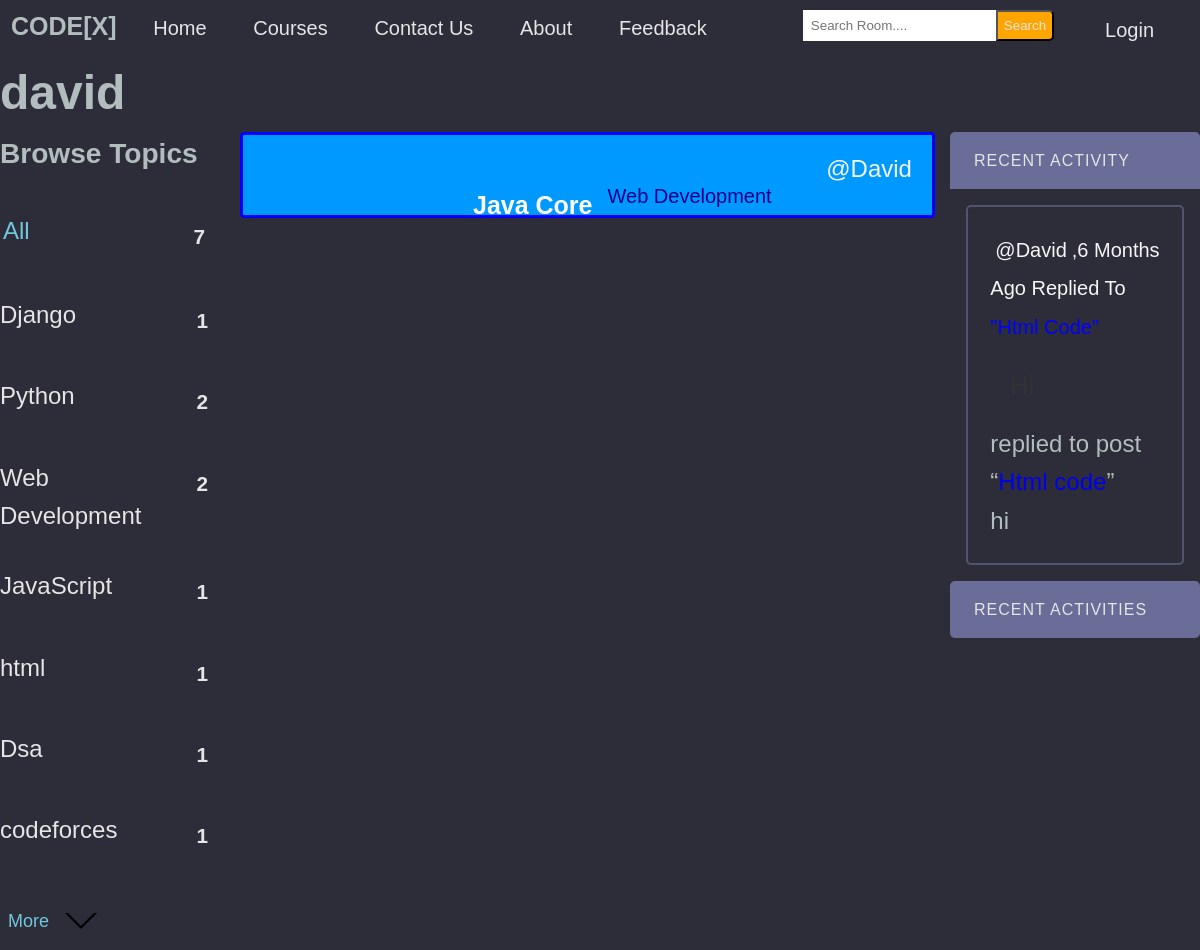
The page /profile/2 on the database its author committed.
### base/models.py (models this page shows, shortened)
class Topic(models.Model):
    name = models.CharField(max_length=200)

class Room(models.Model):
    host =  models.ForeignKey(User, on_delete=models.SET_NULL,null=True)
    topic = models.ForeignKey(Topic, on_delete=models.SET_NULL,null=True)
    name =  models.CharField(max_length= 200)
    description = models.TextField(null= True, blank= True)
    participants= models.ManyToManyField(User, related_name='participants', blank=True)
    updated= models.DateTimeField(auto_now= True)
    created= models.DateTimeField(auto_now_add=True)
    class Meta:
        ordering = ['-updated','-created']
    def __str__(self):
        return self.name

class Message(models.Model):
    user= models.ForeignKey(User, on_delete=models.CASCADE)
    room = models.ForeignKey(Room, on_delete=models.CASCADE)
    body = models.TextField()
    updated= models.DateTimeField(auto_now= True)
    created = models.DateTimeField(auto_now_add=True)
    def __str__(self):
        return self.body[0:50]

### base/views.py (the view)
# urls.py: path('profile/<str:pk>',views.userProfile,name="user-profile"),
def userProfile(request, pk):
    user= User.objects.get(id=pk)
    rooms= user.room_set.all()
    room_message= user.message_set.all()
    topics= Topic.objects.all()
    context= {'user': user, 'rooms': rooms, 'room_message': room_message, 'topics': topics }
    return render(request, 'base/profile.html', context )

### base/templates/base/profile.html (shortened to what this page needs)
{% extends 'main.html' %}
{% block content %}
<h1>{{ user.username }}</h1>
<div class="profile-container">
    <div>
        {% include 'base/topics_component.html' %}
    </div>
    <div>
        {% include 'base/feed_component.html' %}
    </div>
    <div>
        {% include 'base/activity_component.html' %}
    </div>
</div>
{% endblock content %}

### base/templates/base/topics_component.html (shortened to what this page needs)
<div class="topics-container">
    <div class="topics__header">
        <h3> Browse Topics </h3>
    </div>
    <ul class="topics__list">
        <li>
            <a href="{% url 'home' %}" class="active">All<span>{{topics.count}}</span></a>
        </li>
        {% for topic in topics %}
            <li>
                <a href="{% url 'home' %}?q={{topic.name}}">{{topic.name}}<span>{{topic.room_set.all.count}}</span></a>
            </li>
        {% endfor %}
    </ul>
    <a class="btn btn--link" href="{% url 'course' %}">More
        <svg version="1.1" xmlns="http://www.w3.org/2000/svg" width="32" height="32" viewBox="0 0 32 32">
            <title>chevron-down</title>
            <path d="M16 21l-13-13h-3l16 16 16-16h-3l-13 13z"></path>
        </svg>
    </a>
</div>

### base/templates/base/feed_component.html (shortened to what this page needs)
<div>
    {% for room in rooms %}
    <div class="feed-component">
        <a class="room-host" href="{% url 'user-profile' room.host.id %}">@{{room.host.username}}</a>
        <h5><a class="feed-room" href= "{% url 'room' room.id %}">{{room.name}}</a></h5>
        <small class="feed-topic-name" >{{room.topic.name}} </small>
    </div>
    {% endfor %}
</div>

### base/templates/base/activity_component.html (shortened to what this page needs)
<div class="activities">
    <div class="activities__header">
        <h2> Recent Activity </h2>
    </div>
    {% for message in room_message %}
        <div class="activities__box">
            <div>
                <small class="m_e_s"><a class="message-user" href="{% url 'user-profile' message.user.id %}">@{{ message.user }}</a>,{{message.created|timesince}} ago replied to </small>
                <small class="mess-room">"{{message.room}}"</small>
                <p class="user-message">{{message}}</p>
            </div>
            <div class="activities__boxContent">
                <p>replied to post “<a href="{% url 'room' message.room.id %}">{{message.room}}</a>”</p>
                <div class="activities__boxRoomContent">{{message.body}}</div>
            </div>
        </div>
    {% endfor %}
</div>
<div class="activities">
    <div class="activities__header">
        <h2>Recent Activities</h2>
    </div>
</div>

### templates/main.html (style rules this page uses)
:root { --color-main: #71c6dd; --color-main-light: #e1f6fb; --color-dark: #3f4156; --color-dark-medium: #51546e; --color-dark-light: #696d97; --color-light: #e5e5e5; --color-gray: #8b8b8b; --color-light-gray: #b2bdbd; --color-bg: #2d2d39; --color-success: #5dd693; --color-error: #fc4b0b; }
* { padding: 0; margin: 0; text-decoration: none; list-style-type: none; box-sizing: border-box; font-family: 'Nunito', sans-serif }
body { color: var(--color-light-gray); background-color: var(--color-bg); line-height: 1.6; font-weight: 400; font-size: 1.5rem; min-height: 100vh; }

### base/templates/base/profile.html (style rules this page uses)
.profile-container { display: grid; grid-template-columns: 1fr 3fr 1fr; }

### base/templates/base/topics_component.html (style rules this page uses)
:root { --color-main: #71c6dd; --color-main-light: #e1f6fb; --color-dark: #3f4156; --color-dark-medium: #51546e; --color-dark-light: #696d97; --color-light: #e5e5e5; --color-gray: #8b8b8b; --color-light-gray: #b2bdbd; --color-bg: #2d2d39; --color-success: #5dd693; --color-error: #fc4b0b; }
.topics-container { margin-right: 10px; }
.topics__header { margin-bottom: 2rem; }
.topics__list { list-style: none; }
.topics__list li a { display: flex; justify-content: space-between; margin-bottom: 2rem; font-weight: 500; color: var( --color-light); transition: all 0.3s ease-in-out; }
.topics__list li a.active, .topics__list li a:hover { color: var(--color-main); border-radius: 3px; padding: 3px 3px; }
.topics__list li a span { padding: 0.5rem 1rem; color: var( --color-light); border-radius: 3px; font-size: 1.3rem; font-weight: 700; letter-spacing: 1px; }
.btn { background-color: transparent; border: none; display: inline-flex; align-items: center; gap: 1rem; cursor: pointer; transition: all ease-in-out 0.3s; border-radius: 3px; box-shadow: 1px 1px 3px 1px rgba(0, 0, 0, 0.15); padding:8px 10px; font-size: 18px; margin-top: 10px; margin-bottom: 10px; margin-left: 5px; }
.btn--link { border-radius: 3px; padding: 3px; color: var(--color-main); box-shadow: none; }

### base/templates/base/feed_component.html (style rules this page uses)
.feed-component { margin-left: 5px; margin-right: 5px; margin-bottom: 5px; display: block; padding: 40px 20px; position: relative; background: #0099FF; border: 3px solid blue; border-radius: 4px; }
.room-host { float: right; text-transform: capitalize; margin-top: -25px; color: whitesmoke; }
.feed-room { float: inline-start; margin-left: 200px; color: #fff; font-size: 25px; text-transform: capitalize; padding: 10px; border-radius: 3px; }
.feed-topic-name { float: left; color: darkblue; padding: 5px; font-size: 20px; }

### base/templates/base/activity_component.html (style rules this page uses)
:root { --color-main: #71c6dd; --color-main-light: #e1f6fb; --color-dark: #3f4156; --color-dark-medium: #51546e; --color-dark-light: #696d97; --color-light: #e5e5e5; --color-gray: #8b8b8b; --color-light-gray: #b2bdbd; --color-bg: #2d2d39; --color-success: #5dd693; --color-error: #fc4b0b; }
.activities { border-radius: 5px; overflow: hidden; margin-left: 10px; }
.activities__header h2 { background-color: var(--color-dark-light); text-transform: uppercase; font-weight: 500; padding: 1rem 1.5rem; color: var(--color-light); letter-spacing: 1px; font-size: 1rem; }
.activities__box { margin: 1rem; padding: 1.4rem; border: 2px solid var(--color-dark-medium); border-radius: 5px; }
.m_e_s { color: whitesmoke; font-size: 20px; text-transform: capitalize; }
.message-user { color: whitesmoke; padding: 5px; border-radius: 3px; }
.user-message { padding: 20px; font-size: 25px; text-transform: capitalize; color: #333; }
.mess-room { font-size: 20px; color:blue; text-transform: capitalize; }

### rows shown on the page
Topic: name "Django", room_set.all.count "1"
Topic: name "Python", room_set.all.count "2"
Topic: name "Web Development", room_set.all.count "2"
Topic: name "JavaScript", room_set.all.count "1"
Topic: name "html", room_set.all.count "1"
Topic: name "Dsa", room_set.all.count "1"
Topic: name "codeforces", room_set.all.count "1"
Room: host.username "David", name "Java Core", topic.name "Web Development"
Message: user "David", created "6 Months", body "hi"

### other values the page prints
{{ user.username }} "david"
{{ topics.count }} "7"
